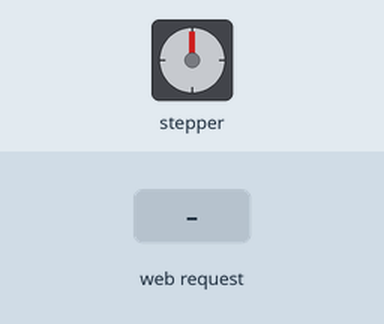
Simulated run of this sketch. Board: ESP32. Shown: stepper motor. Wiring (inferred from the names in the program): stepper motor (200 steps per turn assumed): coils GPIO 14, GPIO 16, GPIO 27, GPIO 26. The inputs (shaded band) are chosen by the test bench. WiFi joins after 1.5 s; servers stay silent unless stated; the local clock reads 2024-03-15 10:24:30 at power-on unless the sketch sets it; what the sketch prints to the serial monitor is not drawn.

Above: at 2.7 s.
2.8 s: HTTP request GET /feed?amount=120 received
At 3.26 s:
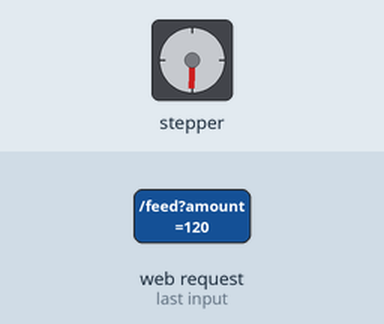
5.8 s: HTTP request GET /feed?amount=120&hour=120&minute=120 received
8.8 s: HTTP request GET /feed?amount=120 received
At 10.19 s:
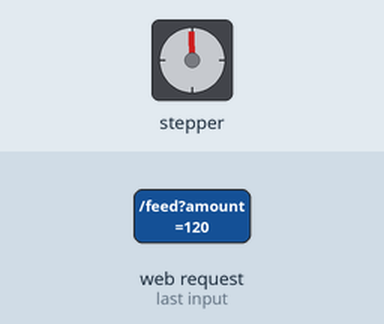
11.8 s: HTTP request GET /feed?amount=120&hour=120&minute=120 received
At 12.31 s:
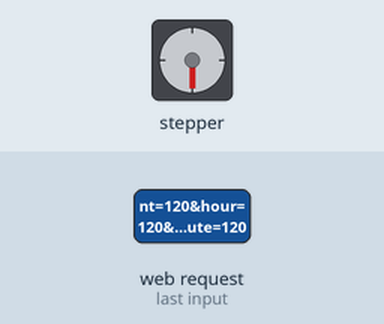
Timing chart, 0 to 15.8 s (numbered marks = the images above; inputs shaded):
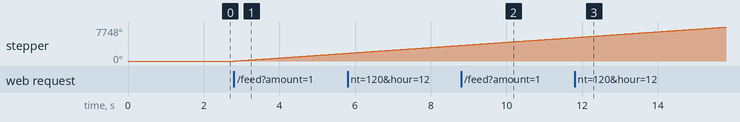

Measured:
- after the input at 2.8 s, stepper: keeps turning clockwise at about 598°/s, starting at once

The sketch:

smart_pet_feeder.ino
```cpp
#include <WiFi.h>

#include <WebServer.h>

#include <time.h>

#include <vector>

using namespace std;

// ===== WiFi Credentials =====

const char *ssid = "";       // <-- Change this

const char *password = "";    // <-- Change this

// ===== Time Zone (IST +5:30) =====

const char *ntpServer = "pool.ntp.org";

const long gmtOffset_sec = 19800;

const int daylightOffset_sec = 0;

// ===== Stepper Motor Pins =====

#define IN1 14

#define IN2 16

#define IN3 27

#define IN4 26

int stepDelay = 3;  // Motor speed (ms between steps)

int totalGramsFed = 0;

int feedCount = 0;

// ===== Feed Request Control =====

bool feedRequestPending = false;

int requestedGrams = 0;

// ===== Feed Scheduling =====

struct FeedSchedule {

  int hour;

  int minute;

  int grams;

};

vector<FeedSchedule> schedules;

// ===== Web Server =====

WebServer server(80);

// ===== Function Prototypes =====

void feedPet(int grams);

void stepMotor(int steps, bool clockwise);

void checkSchedules();

// ===== HTML Page (served by ESP32) =====

const char webpage[] PROGMEM = R"=====(<!DOCTYPE html>
<html lang="en">
<head>
<meta charset="UTF-8">
<title>🐾 Smart Pet Feeder</title>
<style>

body {

  font-family: Arial, sans-serif;

  background: linear-gradient(120deg,#a2d9ff,#d1f4a5);

  text-align:center; padding:20px; color:#333;

}

h1{color:#0066cc;}

button{

  background-color:#007bff;color:white;border:none;

  padding:12px 24px;border-radius:8px;margin:10px;

  cursor:pointer;font-size:16px;

}

button:hover{background-color:#0056b3;}

input{padding:10px;border-radius:6px;border:1px solid #ccc;

  margin:8px;width:100px;}

#status{background:#fff;padding:10px;border-radius:8px;

  margin:20px auto;width:80%;text-align:left;}

img{max-width:200px;border-radius:12px;margin:10px;}
</style>
</head>
<body>
<h1>🐶 Smart Pet Feeder</h1>
<!-- Image Section -->
<input type="file" id="imageUpload" accept="image/*"><br>
<img id="preview" src="" alt="Pet Preview"/><br>
<button id="detectBtn">Detect Breed</button>
<p><b>Detected Pet:</b> <span id="detectedPet">None</span></p>
<p><b>Suggested Feed:</b> <span id="suggestedAmount">0g</span></p>
<hr>
<h3>Manual Feeding</h3>
<input type="number" id="feedAmount" placeholder="grams" />
<button id="feedBtn">Feed Now</button>
<hr>
<h3>Schedule Feeding</h3>
<input type="number" id="hour" placeholder="Hour(0-23)" />
<input type="number" id="minute" placeholder="Minute(0-59)" />
<input type="number" id="scheduleAmount" placeholder="grams" />
<button id="scheduleBtn">Add Schedule</button>
<hr>
<h3>System Status</h3>
<div id="status">Loading...</div>
<script src="https://cdn.jsdelivr.net/npm/@tensorflow/tfjs@3.18.0"></script>
<script src="https://cdn.jsdelivr.net/npm/@tensorflow-models/mobilenet"></script>
<script>

let model;

async function loadModel(){

  model = await mobilenet.load();

  console.log("✅ Model loaded");

}

loadModel();

const imageUpload=document.getElementById("imageUpload");

const preview=document.getElementById("preview");

imageUpload.addEventListener("change",e=>{

  const file=e.target.files[0];

  if(file) preview.src=URL.createObjectURL(file);

});

// ===== Detect Pet =====

document.getElementById("detectBtn").addEventListener("click",async()=>{

  if(!model || !preview.src) return alert("Upload an image first!");

  const img=document.createElement("img");

  img.src=preview.src;

  const preds=await model.classify(img);

  const best=preds[0];

  document.getElementById("detectedPet").textContent=

    `${best.className.toUpperCase()} (${(best.probability*100).toFixed(1)}%)`;

  let grams=100;

  if(best.className.toLowerCase().includes("dog")) grams=120;

  else if(best.className.toLowerCase().includes("cat")) grams=60;

  document.getElementById("suggestedAmount").textContent=`${grams}g`;

});

// ===== Manual Feed =====

document.getElementById("feedBtn").addEventListener("click",async()=>{

  const g=parseInt(document.getElementById("feedAmount").value);

  if(isNaN(g)||g<=0) return alert("Enter valid grams!");

  if(!confirm(`Feed ${g}g now?`)) return;

  const res=await fetch(`/feed?amount=${g}`);

  alert(await res.text());

  loadStatus();

});

// ===== Add Schedule =====

document.getElementById("scheduleBtn").addEventListener("click",async()=>{

  const h=parseInt(document.getElementById("hour").value);

  const m=parseInt(document.getElementById("minute").value);

  const g=parseInt(document.getElementById("scheduleAmount").value);

  if(isNaN(h)||isNaN(m)||isNaN(g)) return alert("Enter all values!");

  const res=await fetch(`/addSchedule?hour=${h}&minute=${m}&grams=${g}`);

  alert(await res.text());

  loadStatus();

});

// ===== Load Status =====

async function loadStatus(){

  const res=await fetch("/status");

  document.getElementById("status").innerText=await res.text();

}

setInterval(loadStatus,5000);

loadStatus();
</script>
</body>
</html>)=====";

// ===== Stepper Motor Function =====

void stepMotor(int steps, bool clockwise) {

  int seq[4][4] = {

    {1, 0, 0, 1},

    {1, 0, 1, 0},

    {0, 1, 1, 0},

    {0, 1, 0, 1}};

  for (int s = 0; s < steps; s++) {

    int i = clockwise ? s % 4 : 3 - (s % 4);

    digitalWrite(IN1, seq[i][0]);

    digitalWrite(IN2, seq[i][1]);

    digitalWrite(IN3, seq[i][2]);

    digitalWrite(IN4, seq[i][3]);

    delay(stepDelay);

  }

  digitalWrite(IN1, LOW);

  digitalWrite(IN2, LOW);

  digitalWrite(IN3, LOW);

  digitalWrite(IN4, LOW);

}

// ===== Feed Function =====

void feedPet(int grams) {

  int steps = grams * 10;  // Calibrate for your motor

  Serial.printf("🐾 Feeding %dg...\n", grams);

  stepMotor(steps, true);

  totalGramsFed += grams;

  feedCount++;

  Serial.printf("✅ Done! Total fed: %dg | Feeds today: %d\n", totalGramsFed, feedCount);

}

// ===== Schedule Check =====

void checkSchedules() {

  struct tm timeinfo;

  if (!getLocalTime(&timeinfo)) return;

  int h = timeinfo.tm_hour;

  int m = timeinfo.tm_min;

  static int lastMinute = -1;

  if (m == lastMinute) return;

  lastMinute = m;

  for (auto &s : schedules) {

    if (s.hour == h && s.minute == m) {

      Serial.printf("⏰ Scheduled feed triggered: %dg at %02d:%02d\n", s.grams, s.hour, s.minute);

      requestedGrams = s.grams;

      feedRequestPending = true;

    }

  }

}

// ===== Web Handlers =====

void handleRoot() { server.send(200, "text/html", webpage); }

void handleFeed() {

  if (!server.hasArg("amount")) {

    server.send(400, "text/plain", "Missing amount parameter");

    return;

  }

  requestedGrams = server.arg("amount").toInt();

  feedRequestPending = true;

  Serial.printf("🌐 Feed command received: %d grams\n", requestedGrams);

  server.send(200, "text/plain", "Feeding command received! Dispensing now...");

}

void handleAddSchedule() {

  if (!server.hasArg("hour") || !server.hasArg("minute") || !server.hasArg("grams")) {

    server.send(400, "text/plain", "Missing parameters");

    return;

  }

  FeedSchedule fs;

  fs.hour = server.arg("hour").toInt();

  fs.minute = server.arg("minute").toInt();

  fs.grams = server.arg("grams").toInt();

  schedules.push_back(fs);

  server.send(200, "text/plain", "✅ Schedule added successfully!");

  Serial.printf("📅 Schedule: %02d:%02d for %dg\n", fs.hour, fs.minute, fs.grams);

}

void handleStatus() {

  String status = "📋 SYSTEM STATUS\n";

  status += "Feeds today: " + String(feedCount) + "\n";

  status += "Total grams fed: " + String(totalGramsFed) + "g\n";

  status += "Schedules:\n";

  for (auto &s : schedules)

    status += " - " + String(s.hour) + ":" + String(s.minute) + " -> " + String(s.grams) + "g\n";

  server.send(200, "text/plain", status);

}

// ===== Setup =====

void setup() {

  Serial.begin(115200);

  pinMode(IN1, OUTPUT);

  pinMode(IN2, OUTPUT);

  pinMode(IN3, OUTPUT);

  pinMode(IN4, OUTPUT);

  WiFi.begin(ssid, password);

  Serial.print("🌐 Connecting to WiFi...");

  while (WiFi.status() != WL_CONNECTED) {

    delay(500);

    Serial.print(".");

  }

  Serial.println("\n✅ Connected!");

  Serial.print("IP Address: ");

  Serial.println(WiFi.localIP());

  configTime(gmtOffset_sec, daylightOffset_sec, ntpServer);

  Serial.println("🕒 Time sync complete");

  server.on("/", handleRoot);

  server.on("/feed", handleFeed);

  server.on("/addSchedule", handleAddSchedule);

  server.on("/status", handleStatus);

  server.begin();

  Serial.println("🚀 Web server started");

}

// ===== Loop =====

void loop() {

  server.handleClient();

  checkSchedules();

  if (feedRequestPending) {

    feedPet(requestedGrams);

    feedRequestPending = false;

  }

}
```
